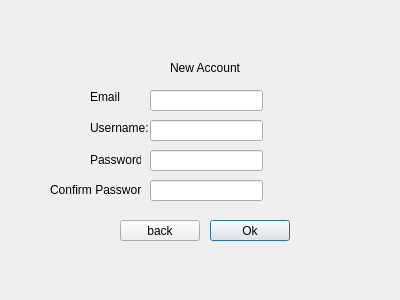
<?xml version="1.0" encoding="UTF-8"?>
<ui version="4.0">
 <class>AccountCreation</class>
 <widget class="QDialog" name="AccountCreation">
  <property name="geometry">
   <rect>
    <x>0</x>
    <y>0</y>
    <width>400</width>
    <height>300</height>
   </rect>
  </property>
  <property name="windowTitle">
   <string>Dialog</string>
  </property>
  <widget class="QPushButton" name="pushButton_ok">
   <property name="geometry">
    <rect>
     <x>210</x>
     <y>220</y>
     <width>80</width>
     <height>21</height>
    </rect>
   </property>
   <property name="text">
    <string>Ok</string>
   </property>
  </widget>
  <widget class="QLineEdit" name="lineEdit_username">
   <property name="geometry">
    <rect>
     <x>150</x>
     <y>120</y>
     <width>113</width>
     <height>21</height>
    </rect>
   </property>
  </widget>
  <widget class="QLineEdit" name="lineEdit_password">
   <property name="geometry">
    <rect>
     <x>150</x>
     <y>150</y>
     <width>113</width>
     <height>21</height>
    </rect>
   </property>
   <property name="echoMode">
    <enum>QLineEdit::Password</enum>
   </property>
  </widget>
  <widget class="QLineEdit" name="lineEdit_confirmpassword">
   <property name="geometry">
    <rect>
     <x>150</x>
     <y>180</y>
     <width>113</width>
     <height>21</height>
    </rect>
   </property>
   <property name="echoMode">
    <enum>QLineEdit::Password</enum>
   </property>
  </widget>
  <widget class="QLabel" name="label">
   <property name="geometry">
    <rect>
     <x>90</x>
     <y>120</y>
     <width>61</width>
     <height>16</height>
    </rect>
   </property>
   <property name="text">
    <string>Username:</string>
   </property>
  </widget>
  <widget class="QLabel" name="label_2">
   <property name="geometry">
    <rect>
     <x>90</x>
     <y>150</y>
     <width>51</width>
     <height>20</height>
    </rect>
   </property>
   <property name="text">
    <string>Password:</string>
   </property>
  </widget>
  <widget class="QLabel" name="label_3">
   <property name="geometry">
    <rect>
     <x>50</x>
     <y>180</y>
     <width>91</width>
     <height>20</height>
    </rect>
   </property>
   <property name="text">
    <string>Confirm Password:</string>
   </property>
  </widget>
  <widget class="QLabel" name="label_4">
   <property name="geometry">
    <rect>
     <x>170</x>
     <y>60</y>
     <width>91</width>
     <height>16</height>
    </rect>
   </property>
   <property name="text">
    <string>New Account</string>
   </property>
  </widget>
  <widget class="QPushButton" name="pushButton_back">
   <property name="geometry">
    <rect>
     <x>120</x>
     <y>220</y>
     <width>80</width>
     <height>21</height>
    </rect>
   </property>
   <property name="text">
    <string>back</string>
   </property>
  </widget>
  <widget class="QLineEdit" name="lineEdit_email">
   <property name="geometry">
    <rect>
     <x>150</x>
     <y>90</y>
     <width>113</width>
     <height>21</height>
    </rect>
   </property>
  </widget>
  <widget class="QLabel" name="label_5">
   <property name="geometry">
    <rect>
     <x>90</x>
     <y>90</y>
     <width>47</width>
     <height>13</height>
    </rect>
   </property>
   <property name="text">
    <string>Email</string>
   </property>
  </widget>
 </widget>
 <resources/>
 <connections/>
</ui>
